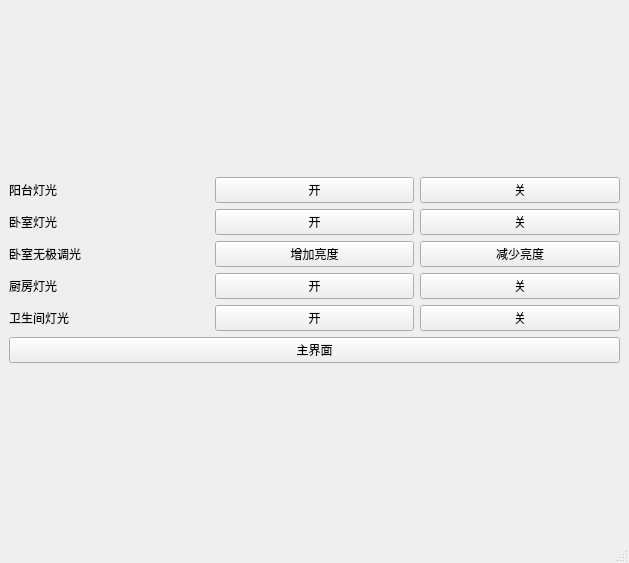
<?xml version="1.0" encoding="UTF-8"?>
<ui version="4.0">
 <class>Illuminating</class>
 <widget class="QMainWindow" name="Illuminating">
  <property name="geometry">
   <rect>
    <x>0</x>
    <y>0</y>
    <width>629</width>
    <height>563</height>
   </rect>
  </property>
  <property name="windowTitle">
   <string>MainWindow</string>
  </property>
  <widget class="QWidget" name="centralwidget">
   <layout class="QVBoxLayout" name="verticalLayout_4">
    <item>
     <layout class="QVBoxLayout" name="verticalLayout_3">
      <item>
       <layout class="QVBoxLayout" name="verticalLayout_2">
        <item>
         <layout class="QHBoxLayout" name="horizontalLayout_4">
          <item>
           <widget class="QLabel" name="label_4">
            <property name="text">
             <string>阳台灯光</string>
            </property>
           </widget>
          </item>
          <item>
           <widget class="QPushButton" name="YT_ON">
            <property name="text">
             <string>开</string>
            </property>
           </widget>
          </item>
          <item>
           <widget class="QPushButton" name="YT_OFF">
            <property name="text">
             <string>关</string>
            </property>
           </widget>
          </item>
         </layout>
        </item>
        <item>
         <layout class="QVBoxLayout" name="verticalLayout">
          <item>
           <layout class="QHBoxLayout" name="horizontalLayout_2">
            <item>
             <widget class="QLabel" name="label_2">
              <property name="text">
               <string>卧室灯光</string>
              </property>
             </widget>
            </item>
            <item>
             <widget class="QPushButton" name="WS_LED_ON">
              <property name="text">
               <string>开</string>
              </property>
             </widget>
            </item>
            <item>
             <widget class="QPushButton" name="WS_LED_OFF">
              <property name="text">
               <string>关</string>
              </property>
             </widget>
            </item>
           </layout>
          </item>
          <item>
           <layout class="QHBoxLayout" name="horizontalLayout_5">
            <item>
             <widget class="QLabel" name="label_5">
              <property name="text">
               <string>卧室无极调光</string>
              </property>
             </widget>
            </item>
            <item>
             <widget class="QPushButton" name="brighter">
              <property name="text">
               <string>增加亮度</string>
              </property>
             </widget>
            </item>
            <item>
             <widget class="QPushButton" name="dimmer">
              <property name="text">
               <string>减少亮度</string>
              </property>
             </widget>
            </item>
           </layout>
          </item>
         </layout>
        </item>
        <item>
         <layout class="QHBoxLayout" name="horizontalLayout_3">
          <item>
           <widget class="QLabel" name="label_3">
            <property name="text">
             <string>厨房灯光</string>
            </property>
           </widget>
          </item>
          <item>
           <widget class="QPushButton" name="CF_ON">
            <property name="text">
             <string>开</string>
            </property>
           </widget>
          </item>
          <item>
           <widget class="QPushButton" name="CF_OFF">
            <property name="text">
             <string>关</string>
            </property>
           </widget>
          </item>
         </layout>
        </item>
        <item>
         <layout class="QHBoxLayout" name="horizontalLayout">
          <item>
           <widget class="QLabel" name="label">
            <property name="text">
             <string>卫生间灯光</string>
            </property>
           </widget>
          </item>
          <item>
           <widget class="QPushButton" name="WSJ_LED_ON">
            <property name="text">
             <string>开</string>
            </property>
           </widget>
          </item>
          <item>
           <widget class="QPushButton" name="WSJ_LED_OFF">
            <property name="text">
             <string>关</string>
            </property>
           </widget>
          </item>
         </layout>
        </item>
       </layout>
      </item>
      <item>
       <widget class="QPushButton" name="ZaoMin_Zhu">
        <property name="text">
         <string>主界面</string>
        </property>
       </widget>
      </item>
     </layout>
    </item>
   </layout>
  </widget>
  <widget class="QMenuBar" name="menubar">
   <property name="geometry">
    <rect>
     <x>0</x>
     <y>0</y>
     <width>629</width>
     <height>26</height>
    </rect>
   </property>
  </widget>
  <widget class="QStatusBar" name="statusbar"/>
 </widget>
 <resources/>
 <connections/>
</ui>
